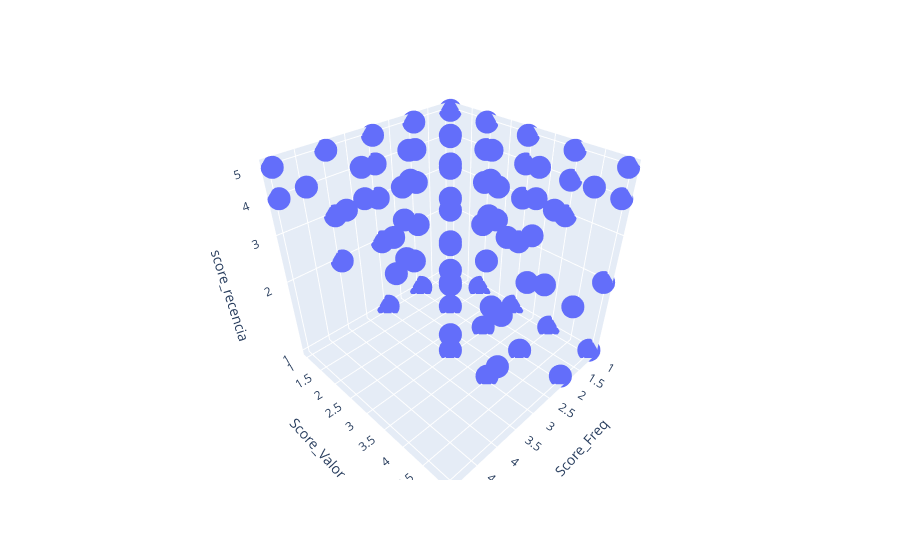

Notebook code cell kept with this figure:
### Code cell
import plotly.express as px
import numpy as np

fig = px.scatter_3d(df, x='Score_Freq', y='Score_Valor', z='score_recencia')
fig.update_layout(scene_zaxis_type="log")
fig.show()

### Figure 1 — Plotly figure (JSON) as saved in the notebook; plotly's stock layout.template omitted (floating-point values rounded to 4 significant figures; data arrays with more than 128 entries replaced by an {"elided": "..."} marker saying what was removed)
{"data": [{"hovertemplate": "Score_Freq=%{x}<br>Score_Valor=%{y}<br>score_recencia=%{z}<extra></extra>", "legendgroup": "", "marker": {"color": "#636efa", "symbol": "circle"}, "mode": "markers", "name": "", "scene": "scene", "showlegend": false, "type": "scatter3d", "x": {"elided": "824 int values"}, "y": {"elided": "824 int values"}, "z": {"elided": "824 int values"}}], "layout": {"legend": {"tracegroupgap": 0}, "margin": {"t": 60}, "scene": {"domain": {"x": [0, 1], "y": [0, 1]}, "xaxis": {"title": {"text": "Score_Freq"}}, "yaxis": {"title": {"text": "Score_Valor"}}, "zaxis": {"title": {"text": "score_recencia"}, "type": "log"}}}}
